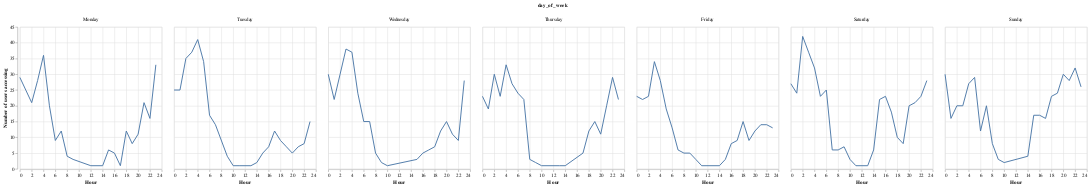

Source (notebook cell):
### Code cell
# Converting the data into means of hours
sessions_days['start_time'] = pd.to_datetime(sessions['start_time'], dayfirst=True).dt.hour.astype(int)
sessions_days['end_time'] = pd.to_datetime(sessions['end_time'], dayfirst=True).dt.hour.astype(int)
# Extract the sessions where the start and end have different hours
different_sessions = sessions_days[sessions_days['start_time'] != sessions_days['end_time']]
# Rename the end_time column to start_time to vertically stack the data
different_sessions = different_sessions[['end_time', 'day_of_week']].rename(columns={'end_time':'start_time'})
# Combine the data to ensure the data contains more data and is more accurate in terms of the number of users accessing
sessions_new = sessions_days[['start_time', 'day_of_week']]
sessions_combined = pd.concat([sessions_new, different_sessions], ignore_index=True)
sessions_combined = sessions_combined.rename(columns={'start_time':'session_time'})
# Groupby and count
sessions_count = sessions_combined.groupby('day_of_week')['session_time'].value_counts().reset_index()
sessions_chart = alt.Chart(sessions_count).mark_line().encode(
    x=alt.X('session_time:Q').title('Hour'),
    y=alt.Y('count:Q').title('Number of users accessing')
).facet(column=alt.Column('day_of_week:N', sort=week_order))
sessions_chart

### Figure 1 — Vega-Lite specification as saved in the notebook (floating-point values rounded to 4 significant figures; data arrays with more than 128 entries replaced by an {"elided": "..."} marker saying what was removed)
{"config": {"view": {"continuousWidth": 300, "continuousHeight": 300}}, "data": {"name": "data-e2912eade53790a363d806e07fed3fd5"}, "facet": {"column": {"field": "day_of_week", "sort": ["Monday", "Tuesday", "Wednesday", "Thursday", "Friday", "Saturday", "Sunday"], "type": "nominal"}}, "spec": {"mark": {"type": "line"}, "encoding": {"x": {"field": "session_time", "title": "Hour", "type": "quantitative"}, "y": {"field": "count", "title": "Number of users accessing", "type": "quantitative"}}}, "$schema": "https://vega.github.io/schema/vega-lite/v5.20.1.json", "datasets": {"data-e2912eade53790a363d806e07fed3fd5": {"elided": "149 records"}}}
